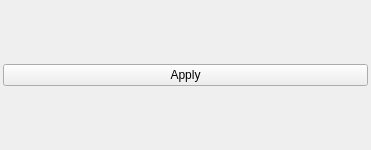
<?xml version="1.0" encoding="UTF-8"?>
<ui version="4.0">
 <class>autofield_template</class>
 <widget class="QWidget" name="autofield_template">
  <property name="geometry">
   <rect>
    <x>0</x>
    <y>0</y>
    <width>371</width>
    <height>150</height>
   </rect>
  </property>
  <property name="minimumSize">
   <size>
    <width>0</width>
    <height>0</height>
   </size>
  </property>
  <property name="windowTitle">
   <string>Processing window</string>
  </property>
  <layout class="QVBoxLayout" name="verticalLayout_2">
   <property name="spacing">
    <number>3</number>
   </property>
   <property name="leftMargin">
    <number>3</number>
   </property>
   <property name="topMargin">
    <number>3</number>
   </property>
   <property name="rightMargin">
    <number>3</number>
   </property>
   <property name="bottomMargin">
    <number>3</number>
   </property>
   <item>
    <layout class="QVBoxLayout" name="verticalLayout">
     <property name="spacing">
      <number>3</number>
     </property>
     <item>
      <widget class="QPushButton" name="apply_params_pushButton">
       <property name="text">
        <string>Apply</string>
       </property>
      </widget>
     </item>
    </layout>
   </item>
  </layout>
 </widget>
 <resources/>
 <connections/>
</ui>
